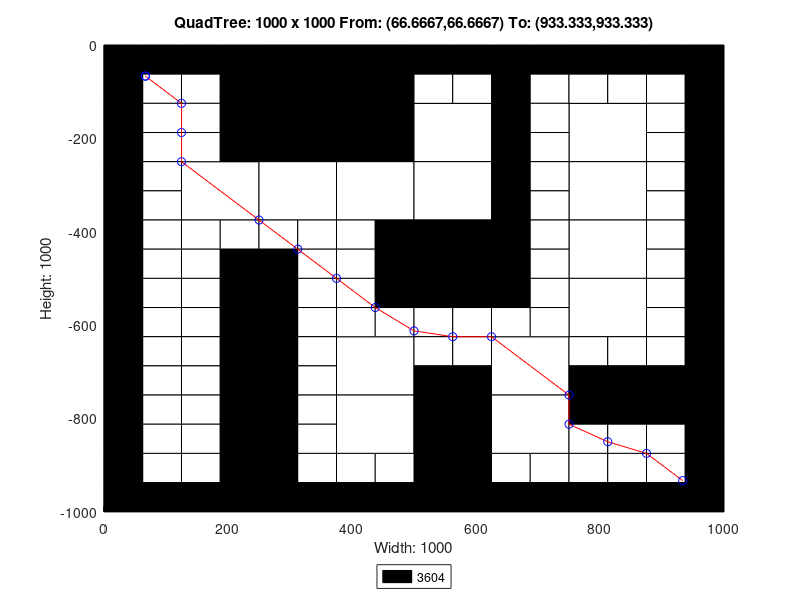

The MATLAB script that drew this image:
axis([0 1000 -1000 0]);
title('QuadTree: 1000 x 1000 From: (66.6667,66.6667) To: (933.333,933.333)');
xlabel('Width: 1000');
ylabel('Height: 1000');
rectangle('Position',[250 -250 250 250], 'FaceColor',[0 0 0]);
rectangle('Position',[125 -375 125 125], 'FaceColor',[1 1 1]);
rectangle('Position',[250 -375 125 125], 'FaceColor',[1 1 1]);
rectangle('Position',[375 -375 125 125], 'FaceColor',[1 1 1]);
rectangle('Position',[500 -250 125 125], 'FaceColor',[1 1 1]);
rectangle('Position',[750 -250 125 125], 'FaceColor',[1 1 1]);
rectangle('Position',[500 -375 125 125], 'FaceColor',[1 1 1]);
rectangle('Position',[500 -500 125 125], 'FaceColor',[0 0 0]);
rectangle('Position',[750 -375 125 125], 'FaceColor',[1 1 1]);
rectangle('Position',[750 -500 125 125], 'FaceColor',[1 1 1]);
rectangle('Position',[375 -750 125 125], 'FaceColor',[1 1 1]);
rectangle('Position',[375 -875 125 125], 'FaceColor',[1 1 1]);
rectangle('Position',[625 -750 125 125], 'FaceColor',[1 1 1]);
rectangle('Position',[750 -625 125 125], 'FaceColor',[1 1 1]);
rectangle('Position',[500 -875 125 125], 'FaceColor',[0 0 0]);
rectangle('Position',[625 -875 125 125], 'FaceColor',[1 1 1]);
rectangle('Position',[500 -1000 125 125], 'FaceColor',[0 0 0]);
rectangle('Position',[0 -62.5 62.5 62.5], 'FaceColor',[0 0 0]);
rectangle('Position',[62.5 -62.5 62.5 62.5], 'FaceColor',[0 0 0]);
rectangle('Position',[0 -125 62.5 62.5], 'FaceColor',[0 0 0]);
rectangle('Position',[62.5 -125 62.5 62.5], 'FaceColor',[1 1 1]);
rectangle('Position',[125 -62.5 62.5 62.5], 'FaceColor',[0 0 0]);
rectangle('Position',[187.5 -62.5 62.5 62.5], 'FaceColor',[0 0 0]);
rectangle('Position',[125 -125 62.5 62.5], 'FaceColor',[1 1 1]);
rectangle('Position',[187.5 -125 62.5 62.5], 'FaceColor',[0 0 0]);
rectangle('Position',[0 -187.5 62.5 62.5], 'FaceColor',[0 0 0]);
rectangle('Position',[62.5 -187.5 62.5 62.5], 'FaceColor',[1 1 1]);
rectangle('Position',[0 -250 62.5 62.5], 'FaceColor',[0 0 0]);
rectangle('Position',[62.5 -250 62.5 62.5], 'FaceColor',[1 1 1]);
rectangle('Position',[125 -187.5 62.5 62.5], 'FaceColor',[1 1 1]);
rectangle('Position',[187.5 -187.5 62.5 62.5], 'FaceColor',[0 0 0]);
rectangle('Position',[125 -250 62.5 62.5], 'FaceColor',[1 1 1]);
rectangle('Position',[187.5 -250 62.5 62.5], 'FaceColor',[0 0 0]);
rectangle('Position',[0 -312.5 62.5 62.5], 'FaceColor',[0 0 0]);
rectangle('Position',[62.5 -312.5 62.5 62.5], 'FaceColor',[1 1 1]);
rectangle('Position',[0 -375 62.5 62.5], 'FaceColor',[0 0 0]);
rectangle('Position',[62.5 -375 62.5 62.5], 'FaceColor',[1 1 1]);
rectangle('Position',[0 -437.5 62.5 62.5], 'FaceColor',[0 0 0]);
rectangle('Position',[62.5 -437.5 62.5 62.5], 'FaceColor',[1 1 1]);
rectangle('Position',[0 -500 62.5 62.5], 'FaceColor',[0 0 0]);
rectangle('Position',[62.5 -500 62.5 62.5], 'FaceColor',[1 1 1]);
rectangle('Position',[125 -437.5 62.5 62.5], 'FaceColor',[1 1 1]);
rectangle('Position',[187.5 -437.5 62.5 62.5], 'FaceColor',[1 1 1]);
rectangle('Position',[125 -500 62.5 62.5], 'FaceColor',[1 1 1]);
rectangle('Position',[187.5 -500 62.5 62.5], 'FaceColor',[0 0 0]);
rectangle('Position',[250 -437.5 62.5 62.5], 'FaceColor',[1 1 1]);
rectangle('Position',[312.5 -437.5 62.5 62.5], 'FaceColor',[1 1 1]);
rectangle('Position',[250 -500 62.5 62.5], 'FaceColor',[0 0 0]);
rectangle('Position',[312.5 -500 62.5 62.5], 'FaceColor',[1 1 1]);
rectangle('Position',[375 -437.5 62.5 62.5], 'FaceColor',[1 1 1]);
rectangle('Position',[437.5 -437.5 62.5 62.5], 'FaceColor',[0 0 0]);
rectangle('Position',[375 -500 62.5 62.5], 'FaceColor',[1 1 1]);
rectangle('Position',[437.5 -500 62.5 62.5], 'FaceColor',[0 0 0]);
rectangle('Position',[500 -62.5 62.5 62.5], 'FaceColor',[0 0 0]);
rectangle('Position',[562.5 -62.5 62.5 62.5], 'FaceColor',[0 0 0]);
rectangle('Position',[500 -125 62.5 62.5], 'FaceColor',[1 1 1]);
rectangle('Position',[562.5 -125 62.5 62.5], 'FaceColor',[1 1 1]);
rectangle('Position',[625 -62.5 62.5 62.5], 'FaceColor',[0 0 0]);
rectangle('Position',[687.5 -62.5 62.5 62.5], 'FaceColor',[0 0 0]);
rectangle('Position',[625 -125 62.5 62.5], 'FaceColor',[0 0 0]);
rectangle('Position',[687.5 -125 62.5 62.5], 'FaceColor',[1 1 1]);
rectangle('Position',[625 -187.5 62.5 62.5], 'FaceColor',[0 0 0]);
rectangle('Position',[687.5 -187.5 62.5 62.5], 'FaceColor',[1 1 1]);
rectangle('Position',[625 -250 62.5 62.5], 'FaceColor',[0 0 0]);
rectangle('Position',[687.5 -250 62.5 62.5], 'FaceColor',[1 1 1]);
rectangle('Position',[750 -62.5 62.5 62.5], 'FaceColor',[0 0 0]);
rectangle('Position',[812.5 -62.5 62.5 62.5], 'FaceColor',[0 0 0]);
rectangle('Position',[750 -125 62.5 62.5], 'FaceColor',[1 1 1]);
rectangle('Position',[812.5 -125 62.5 62.5], 'FaceColor',[1 1 1]);
rectangle('Position',[875 -62.5 62.5 62.5], 'FaceColor',[0 0 0]);
rectangle('Position',[937.5 -62.5 62.5 62.5], 'FaceColor',[0 0 0]);
rectangle('Position',[875 -125 62.5 62.5], 'FaceColor',[1 1 1]);
rectangle('Position',[937.5 -125 62.5 62.5], 'FaceColor',[0 0 0]);
rectangle('Position',[875 -187.5 62.5 62.5], 'FaceColor',[1 1 1]);
rectangle('Position',[937.5 -187.5 62.5 62.5], 'FaceColor',[0 0 0]);
rectangle('Position',[875 -250 62.5 62.5], 'FaceColor',[1 1 1]);
rectangle('Position',[937.5 -250 62.5 62.5], 'FaceColor',[0 0 0]);
rectangle('Position',[625 -312.5 62.5 62.5], 'FaceColor',[0 0 0]);
rectangle('Position',[687.5 -312.5 62.5 62.5], 'FaceColor',[1 1 1]);
rectangle('Position',[625 -375 62.5 62.5], 'FaceColor',[0 0 0]);
rectangle('Position',[687.5 -375 62.5 62.5], 'FaceColor',[1 1 1]);
rectangle('Position',[625 -437.5 62.5 62.5], 'FaceColor',[0 0 0]);
rectangle('Position',[687.5 -437.5 62.5 62.5], 'FaceColor',[1 1 1]);
rectangle('Position',[625 -500 62.5 62.5], 'FaceColor',[0 0 0]);
rectangle('Position',[687.5 -500 62.5 62.5], 'FaceColor',[1 1 1]);
rectangle('Position',[875 -312.5 62.5 62.5], 'FaceColor',[1 1 1]);
rectangle('Position',[937.5 -312.5 62.5 62.5], 'FaceColor',[0 0 0]);
rectangle('Position',[875 -375 62.5 62.5], 'FaceColor',[1 1 1]);
rectangle('Position',[937.5 -375 62.5 62.5], 'FaceColor',[0 0 0]);
rectangle('Position',[875 -437.5 62.5 62.5], 'FaceColor',[1 1 1]);
rectangle('Position',[937.5 -437.5 62.5 62.5], 'FaceColor',[0 0 0]);
rectangle('Position',[875 -500 62.5 62.5], 'FaceColor',[1 1 1]);
rectangle('Position',[937.5 -500 62.5 62.5], 'FaceColor',[0 0 0]);
rectangle('Position',[0 -562.5 62.5 62.5], 'FaceColor',[0 0 0]);
rectangle('Position',[62.5 -562.5 62.5 62.5], 'FaceColor',[1 1 1]);
rectangle('Position',[0 -625 62.5 62.5], 'FaceColor',[0 0 0]);
rectangle('Position',[62.5 -625 62.5 62.5], 'FaceColor',[1 1 1]);
rectangle('Position',[125 -562.5 62.5 62.5], 'FaceColor',[1 1 1]);
rectangle('Position',[187.5 -562.5 62.5 62.5], 'FaceColor',[0 0 0]);
rectangle('Position',[125 -625 62.5 62.5], 'FaceColor',[1 1 1]);
rectangle('Position',[187.5 -625 62.5 62.5], 'FaceColor',[0 0 0]);
rectangle('Position',[0 -687.5 62.5 62.5], 'FaceColor',[0 0 0]);
rectangle('Position',[62.5 -687.5 62.5 62.5], 'FaceColor',[1 1 1]);
rectangle('Position',[0 -750 62.5 62.5], 'FaceColor',[0 0 0]);
rectangle('Position',[62.5 -750 62.5 62.5], 'FaceColor',[1 1 1]);
rectangle('Position',[125 -687.5 62.5 62.5], 'FaceColor',[1 1 1]);
rectangle('Position',[187.5 -687.5 62.5 62.5], 'FaceColor',[0 0 0]);
rectangle('Position',[125 -750 62.5 62.5], 'FaceColor',[1 1 1]);
rectangle('Position',[187.5 -750 62.5 62.5], 'FaceColor',[0 0 0]);
rectangle('Position',[250 -562.5 62.5 62.5], 'FaceColor',[0 0 0]);
rectangle('Position',[312.5 -562.5 62.5 62.5], 'FaceColor',[1 1 1]);
rectangle('Position',[250 -625 62.5 62.5], 'FaceColor',[0 0 0]);
rectangle('Position',[312.5 -625 62.5 62.5], 'FaceColor',[1 1 1]);
rectangle('Position',[375 -562.5 62.5 62.5], 'FaceColor',[1 1 1]);
rectangle('Position',[437.5 -562.5 62.5 62.5], 'FaceColor',[0 0 0]);
rectangle('Position',[375 -625 62.5 62.5], 'FaceColor',[1 1 1]);
rectangle('Position',[437.5 -625 62.5 62.5], 'FaceColor',[1 1 1]);
rectangle('Position',[250 -687.5 62.5 62.5], 'FaceColor',[0 0 0]);
rectangle('Position',[312.5 -687.5 62.5 62.5], 'FaceColor',[1 1 1]);
rectangle('Position',[250 -750 62.5 62.5], 'FaceColor',[0 0 0]);
rectangle('Position',[312.5 -750 62.5 62.5], 'FaceColor',[1 1 1]);
rectangle('Position',[0 -812.5 62.5 62.5], 'FaceColor',[0 0 0]);
rectangle('Position',[62.5 -812.5 62.5 62.5], 'FaceColor',[1 1 1]);
rectangle('Position',[0 -875 62.5 62.5], 'FaceColor',[0 0 0]);
rectangle('Position',[62.5 -875 62.5 62.5], 'FaceColor',[1 1 1]);
rectangle('Position',[125 -812.5 62.5 62.5], 'FaceColor',[1 1 1]);
rectangle('Position',[187.5 -812.5 62.5 62.5], 'FaceColor',[0 0 0]);
rectangle('Position',[125 -875 62.5 62.5], 'FaceColor',[1 1 1]);
rectangle('Position',[187.5 -875 62.5 62.5], 'FaceColor',[0 0 0]);
rectangle('Position',[0 -937.5 62.5 62.5], 'FaceColor',[0 0 0]);
rectangle('Position',[62.5 -937.5 62.5 62.5], 'FaceColor',[1 1 1]);
rectangle('Position',[0 -1000 62.5 62.5], 'FaceColor',[0 0 0]);
rectangle('Position',[62.5 -1000 62.5 62.5], 'FaceColor',[0 0 0]);
rectangle('Position',[125 -937.5 62.5 62.5], 'FaceColor',[1 1 1]);
rectangle('Position',[187.5 -937.5 62.5 62.5], 'FaceColor',[0 0 0]);
rectangle('Position',[125 -1000 62.5 62.5], 'FaceColor',[0 0 0]);
rectangle('Position',[187.5 -1000 62.5 62.5], 'FaceColor',[0 0 0]);
rectangle('Position',[250 -812.5 62.5 62.5], 'FaceColor',[0 0 0]);
rectangle('Position',[312.5 -812.5 62.5 62.5], 'FaceColor',[1 1 1]);
rectangle('Position',[250 -875 62.5 62.5], 'FaceColor',[0 0 0]);
rectangle('Position',[312.5 -875 62.5 62.5], 'FaceColor',[1 1 1]);
rectangle('Position',[250 -937.5 62.5 62.5], 'FaceColor',[0 0 0]);
rectangle('Position',[312.5 -937.5 62.5 62.5], 'FaceColor',[1 1 1]);
rectangle('Position',[250 -1000 62.5 62.5], 'FaceColor',[0 0 0]);
rectangle('Position',[312.5 -1000 62.5 62.5], 'FaceColor',[0 0 0]);
rectangle('Position',[375 -937.5 62.5 62.5], 'FaceColor',[1 1 1]);
rectangle('Position',[437.5 -937.5 62.5 62.5], 'FaceColor',[1 1 1]);
rectangle('Position',[375 -1000 62.5 62.5], 'FaceColor',[0 0 0]);
rectangle('Position',[437.5 -1000 62.5 62.5], 'FaceColor',[0 0 0]);
rectangle('Position',[500 -562.5 62.5 62.5], 'FaceColor',[0 0 0]);
rectangle('Position',[562.5 -562.5 62.5 62.5], 'FaceColor',[0 0 0]);
rectangle('Position',[500 -625 62.5 62.5], 'FaceColor',[1 1 1]);
rectangle('Position',[562.5 -625 62.5 62.5], 'FaceColor',[1 1 1]);
rectangle('Position',[625 -562.5 62.5 62.5], 'FaceColor',[0 0 0]);
rectangle('Position',[687.5 -562.5 62.5 62.5], 'FaceColor',[1 1 1]);
rectangle('Position',[625 -625 62.5 62.5], 'FaceColor',[1 1 1]);
rectangle('Position',[687.5 -625 62.5 62.5], 'FaceColor',[1 1 1]);
rectangle('Position',[500 -687.5 62.5 62.5], 'FaceColor',[1 1 1]);
rectangle('Position',[562.5 -687.5 62.5 62.5], 'FaceColor',[1 1 1]);
rectangle('Position',[500 -750 62.5 62.5], 'FaceColor',[0 0 0]);
rectangle('Position',[562.5 -750 62.5 62.5], 'FaceColor',[0 0 0]);
rectangle('Position',[875 -562.5 62.5 62.5], 'FaceColor',[1 1 1]);
rectangle('Position',[937.5 -562.5 62.5 62.5], 'FaceColor',[0 0 0]);
rectangle('Position',[875 -625 62.5 62.5], 'FaceColor',[1 1 1]);
rectangle('Position',[937.5 -625 62.5 62.5], 'FaceColor',[0 0 0]);
rectangle('Position',[750 -687.5 62.5 62.5], 'FaceColor',[1 1 1]);
rectangle('Position',[812.5 -687.5 62.5 62.5], 'FaceColor',[1 1 1]);
rectangle('Position',[750 -750 62.5 62.5], 'FaceColor',[0 0 0]);
rectangle('Position',[812.5 -750 62.5 62.5], 'FaceColor',[0 0 0]);
rectangle('Position',[875 -687.5 62.5 62.5], 'FaceColor',[1 1 1]);
rectangle('Position',[937.5 -687.5 62.5 62.5], 'FaceColor',[0 0 0]);
rectangle('Position',[875 -750 62.5 62.5], 'FaceColor',[0 0 0]);
rectangle('Position',[937.5 -750 62.5 62.5], 'FaceColor',[0 0 0]);
rectangle('Position',[625 -937.5 62.5 62.5], 'FaceColor',[1 1 1]);
rectangle('Position',[687.5 -937.5 62.5 62.5], 'FaceColor',[1 1 1]);
rectangle('Position',[625 -1000 62.5 62.5], 'FaceColor',[0 0 0]);
rectangle('Position',[687.5 -1000 62.5 62.5], 'FaceColor',[0 0 0]);
rectangle('Position',[750 -812.5 62.5 62.5], 'FaceColor',[0 0 0]);
rectangle('Position',[812.5 -812.5 62.5 62.5], 'FaceColor',[0 0 0]);
rectangle('Position',[750 -875 62.5 62.5], 'FaceColor',[1 1 1]);
rectangle('Position',[812.5 -875 62.5 62.5], 'FaceColor',[1 1 1]);
rectangle('Position',[875 -812.5 62.5 62.5], 'FaceColor',[0 0 0]);
rectangle('Position',[937.5 -812.5 62.5 62.5], 'FaceColor',[0 0 0]);
rectangle('Position',[875 -875 62.5 62.5], 'FaceColor',[1 1 1]);
rectangle('Position',[937.5 -875 62.5 62.5], 'FaceColor',[0 0 0]);
rectangle('Position',[750 -937.5 62.5 62.5], 'FaceColor',[1 1 1]);
rectangle('Position',[812.5 -937.5 62.5 62.5], 'FaceColor',[1 1 1]);
rectangle('Position',[750 -1000 62.5 62.5], 'FaceColor',[0 0 0]);
rectangle('Position',[812.5 -1000 62.5 62.5], 'FaceColor',[0 0 0]);
rectangle('Position',[875 -937.5 62.5 62.5], 'FaceColor',[1 1 1]);
rectangle('Position',[937.5 -937.5 62.5 62.5], 'FaceColor',[0 0 0]);
rectangle('Position',[875 -1000 62.5 62.5], 'FaceColor',[0 0 0]);
rectangle('Position',[937.5 -1000 62.5 62.5], 'FaceColor',[0 0 0]);
X=[933.333,875,812.5,750,750,625,562.5,500,437.5,375,312.5,250,125,125,125,66.6667,66.6667];
Y=[-933.333,-875,-850,-812.5,-750,-625,-625,-612.5,-562.5,-500,-437.5,-375,-250,-187.5,-125,-66.6667,-66.6667];
hold on;
plot(X,Y,'r');
plot(X,Y,'bo');
legend('3604','Location','southoutside');
